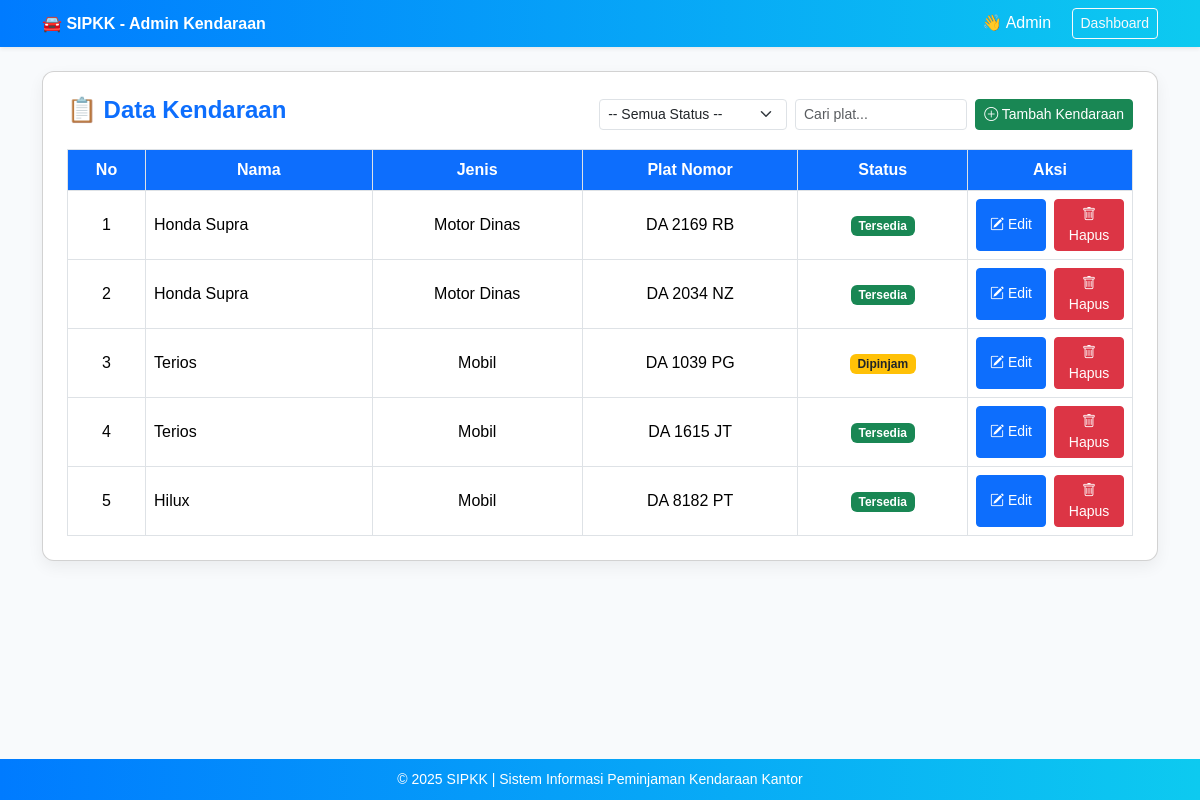
Screenshot of /admin/kendaraan_tampil.php (signed in) with the database file from the repository.
### tables this page shows
CREATE TABLE `kendaraan` (
  `id_kendaraan` int(11) NOT NULL,
  `jenis` int(1) NOT NULL,
  `merk` varchar(100) NOT NULL,
  `plat_nomor` varchar(20) NOT NULL,
  `status` int(1) DEFAULT NULL,
  `konsumsi_bbm` float DEFAULT NULL
);

### admin/kendaraan_tampil.php (the view, shortened to what this page needs)
<?php
include "../config/koneksi.php";
$filter_plat   = isset($_GET['plat']) ? mysqli_real_escape_string($koneksi, trim($_GET['plat'])) : '';
$query = "SELECT * FROM kendaraan WHERE 1=1";
$query .= " ORDER BY id_kendaraan DESC";
$result = mysqli_query($koneksi, $query);
?>
<!DOCTYPE html>
<html lang="id">
<head>
  <link href="https://cdn.jsdelivr.net/npm/bootstrap@5.3.3/dist/css/bootstrap.min.css" rel="stylesheet">
  <link rel="stylesheet" href="https://cdn.jsdelivr.net/npm/bootstrap-icons@1.11.1/font/bootstrap-icons.css">
</head>
<body>
<header class="py-2 mb-4 shadow-sm">
  <div class="container d-flex justify-content-between align-items-center">
    <a class="navbar-brand text-white fw-bold" href="dashboard.php">🚘 SIPKK - Admin Kendaraan</a>
    <div>
      <span class="text-white me-3">👋 <?= htmlspecialchars($_SESSION['username'] ?? 'Admin'); ?></span>
      <a href="dashboard.php" class="btn btn-outline-light btn-sm">Dashboard</a>
    </div>
  </div>
</header>
<main class="container mb-5">
  <div class="card p-4">
    <div class="d-flex justify-content-between align-items-center mb-3 flex-wrap">
      <h4 class="text-primary fw-bold mb-2">📋 Data Kendaraan</h4>
      <div class="d-flex gap-2">
        <form id="filterForm" method="get" class="d-flex gap-2 align-items-center">
          <select name="status" class="form-select form-select-sm" onchange="this.form.submit()">
            <option value="">-- Semua Status --</option>
          </select>
          <input type="text" name="plat" id="platInput" class="form-control form-control-sm" placeholder="Cari plat..." value="<?= htmlspecialchars($filter_plat); ?>">
        </form>
        <button class="btn btn-success btn-sm" data-bs-toggle="modal" data-bs-target="#modalTambahKendaraan"><i class="bi bi-plus-circle"></i> Tambah Kendaraan</button>
      </div>
    </div>
    <div class="table-responsive">
      <table class="table table-bordered align-middle text-center mb-0">
        <thead>
          <tr>
            <th>No</th>
            <th>Nama</th>
            <th>Jenis</th>
            <th>Plat Nomor</th>
            <th>Status</th>
            <th style="width:160px">Aksi</th>
          </tr>
        </thead>
        <tbody>
          <?php if (mysqli_num_rows($result) > 0): $no=1;
          while($row=mysqli_fetch_assoc($result)): ?>
          <tr>
            <td><?= $no++; ?></td>
            <td class="text-start"><?= htmlspecialchars($row['merk']); ?></td>
            <td><?= $row['jenis']=='1'?'Mobil':'Motor Dinas'; ?></td>
            <td><?= htmlspecialchars($row['plat_nomor']); ?></td>
            <td>
              <?php
                $status_map = [
                  '1'=>['Tersedia','success'],
                  '2'=>['Diproses','info'],
                  '3'=>['Dipinjam','warning text-dark'],
                  '4'=>['Rusak','danger'],
                  '5'=>['Perbaikan','primary']
                ];
                $slabel=$status_map[$row['status']][0];
                $sclass=$status_map[$row['status']][1];
              ?>
              <span class="badge bg-<?= $sclass ?>"><?= $slabel ?></span>
            </td>
            <td>
              <div class="action-buttons">
                <button class="btn btn-primary btn-sm"
                        data-bs-toggle="modal" data-bs-target="#modalEditKendaraan"
                        data-id="<?= $row['id_kendaraan'] ?>"
                        data-merk="<?= htmlspecialchars($row['merk'], ENT_QUOTES) ?>"
                        data-jenis="<?= $row['jenis'] ?>"
                        data-plat="<?= htmlspecialchars($row['plat_nomor'], ENT_QUOTES) ?>"
                        data-status="<?= $row['status'] ?>"><i class="bi bi-pencil-square"></i> Edit</button>
                <button class="btn btn-danger btn-sm"
                        data-bs-toggle="modal" data-bs-target="#modalHapus"
                        data-id="<?= $row['id_kendaraan'] ?>"><i class="bi bi-trash"></i> Hapus</button>
              </div>
            </td>
          </tr>
          <?php endwhile; else: ?>
          <tr><td colspan="6" class="text-muted py-3">🚘 Tidak ada data kendaraan.</td></tr>
          <?php endif; ?>
        </tbody>
      </table>
    </div>
  </div>
</main>
<footer>
  <p class="mb-0">© <?= date('Y'); ?> SIPKK | Sistem Informasi Peminjaman Kendaraan Kantor</p>
</footer>
</body>
</html>

### admin/kendaraan_tampil.php (style rules this page uses)
body { background-color: #f8fafc; font-family: 'Poppins', sans-serif; min-height: 100vh; display: flex; flex-direction: column; }
header { background: linear-gradient(90deg,#007bff,#0dcaf0); }
.card { border-radius: 12px; box-shadow: 0 6px 16px rgba(0,0,0,0.06); }
.table th { background:#0d6efd; color:#fff; }
.action-buttons { display: flex; justify-content: center; gap: 8px; }
.action-buttons .btn { min-width: 70px; }
footer { background: linear-gradient(90deg,#007bff,#0dcaf0); color: #fff; text-align: center; padding: 10px 0; margin-top: auto; font-size: 14px; }

### rows the page displays
kendaraan: merk "Honda Supra", jenis "Motor Dinas", plat_nomor "DA 2169 RB", status "Tersedia"
kendaraan: merk "Honda Supra", jenis "Motor Dinas", plat_nomor "DA 2034 NZ", status "Tersedia"
kendaraan: merk "Terios", jenis "Mobil", plat_nomor "DA 1039 PG", status "Dipinjam"
kendaraan: merk "Terios", jenis "Mobil", plat_nomor "DA 1615 JT", status "Tersedia"
kendaraan: merk "Hilux", jenis "Mobil", plat_nomor "DA 8182 PT", status "Tersedia"

### other values shown
$_SESSION['username'] "Admin"
